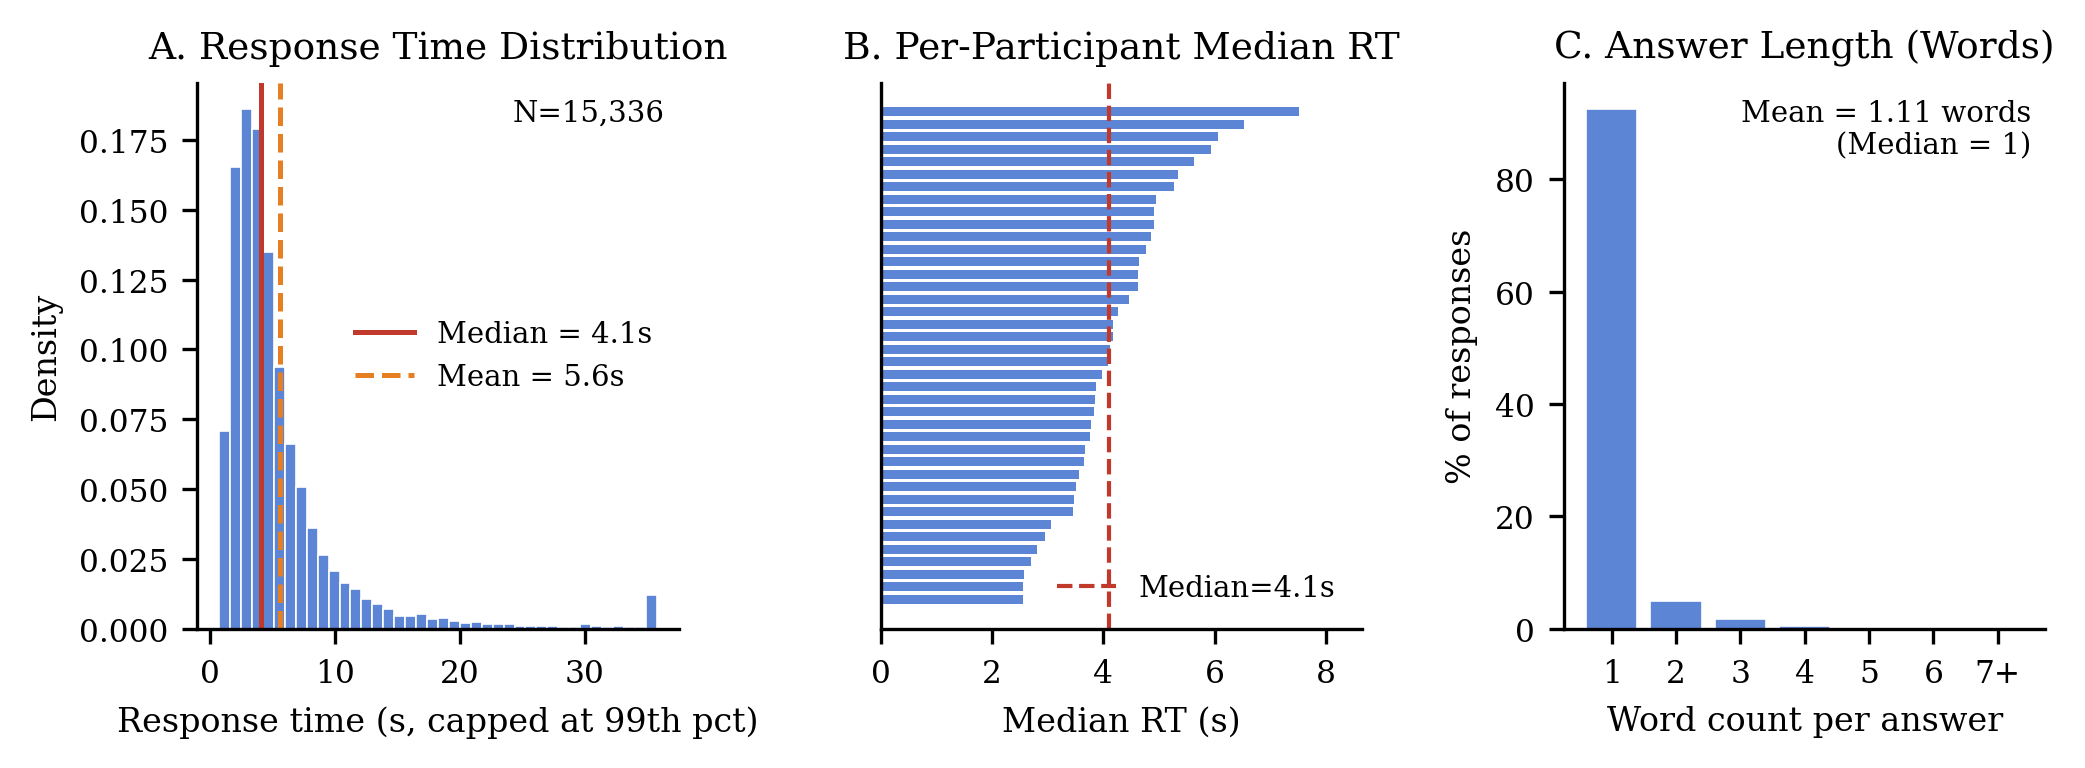

The script that saved this image:
"""
Human participant statistics figures for supplementary.

Figure 1 — human_study_statistics.png (panels A–C):
  A. Response time distribution
  B. Per-participant median RT (sorted)
  C. Answer length (word count) distribution

Figure 2 — human_study_statistics_conf.png (panels D–F):
  D. Confidence rating distribution by variant
  E. Soft abstention rate by variant
  F. Per-participant mean confidence (sorted)
"""

from pathlib import Path
import json, re
import numpy as np
import pandas as pd
import matplotlib.pyplot as plt
import matplotlib.gridspec as gridspec

import sys
ROOT = Path(__file__).resolve().parents[2]
sys.path.insert(0, str(ROOT / "analysis"))
HUMAN_DIR = ROOT / "evaluation" / "humans" / "by_participant"
OUT_DIR = Path(__file__).parent
OUT_DIR.mkdir(parents=True, exist_ok=True)

plt.rcParams.update({
    "font.family": "serif",
    "font.serif": ["Times New Roman", "Times", "DejaVu Serif"],
    "font.size": 9,
    "axes.titlesize": 9,
    "axes.labelsize": 8,
    "xtick.labelsize": 7.5,
    "ytick.labelsize": 7.5,
    "legend.fontsize": 7.5,
    "figure.dpi": 300,
    "axes.linewidth": 0.8,
    "axes.spines.top": False,
    "axes.spines.right": False,
})

VARIANT_ORDER = ["C", "B", "A"]
VARIANT_LABELS = {"C": "C (Original)", "B": "B (Weaker)", "A": "A (Pronominalized)"}
from utils.constants import VARIANT_COLORS

BAR_BLUE = "#5c85d6"

# ── Load all responses ─────────────────────────────────────────────────────────
records = []
for fpath in sorted(HUMAN_DIR.glob("*.json")):
    d = json.load(open(fpath))
    pid = d.get("code", fpath.stem)
    for ans in d.get("answers", []):
        records.append({
            "participant": pid,
            "variant": ans["variant"],
            "response": ans["answer_text"],
            "confidence": ans["confidence"],
            "time_ms": ans["time_spent_ms"],
        })

df = pd.DataFrame(records)
df["resp"] = df["response"].fillna("").str.strip().str.lower()
df["word_count"] = df["resp"].str.split().str.len().fillna(0).astype(int)

SOFT_RE = re.compile(
    r"\b(don'?t know|cannot|can'?t tell|no idea|not sure|unsure|"
    r"unknown|unanswerable|nothing|nowhere|none|idk|n/a)\b|^(idk|dk|na|-)$",
    re.IGNORECASE,
)
df["soft_abstain"] = df["resp"].apply(lambda s: bool(SOFT_RE.search(s)))

p99 = df["time_ms"].quantile(0.99)
df["time_s_cap"] = df["time_ms"].clip(upper=p99) / 1000

pp = df.groupby("participant").agg(
    median_rt=("time_s_cap", "median"),
    mean_conf=("confidence", "mean"),
).reset_index().sort_values("median_rt")


# ══════════════════════════════════════════════════════════════════════════════
# Figure 1: Response Time + Answer Length (panels A–C)
# ══════════════════════════════════════════════════════════════════════════════
fig1, axes1 = plt.subplots(1, 3, figsize=(7.0, 2.6),
                           gridspec_kw={"wspace": 0.42, "left": 0.09,
                                        "right": 0.97, "top": 0.88, "bottom": 0.18})

# A: Response time distribution
ax_a = axes1[0]
ax_a.hist(df["time_s_cap"], bins=40, color=BAR_BLUE, edgecolor="white",
          linewidth=0.4, density=True)
ax_a.axvline(df["time_s_cap"].median(), color="#c0392b", lw=1.2,
             label=f"Median = {df['time_s_cap'].median():.1f}s")
ax_a.axvline(df["time_s_cap"].mean(), color="#e67e22", lw=1.2, ls="--",
             label=f"Mean = {df['time_s_cap'].mean():.1f}s")
ax_a.set_xlabel("Response time (s, capped at 99th pct)")
ax_a.set_ylabel("Density")
ax_a.set_title("A. Response Time Distribution")
ax_a.legend(frameon=False, fontsize=7)
ax_a.text(0.97, 0.97, f"N={len(df):,}", transform=ax_a.transAxes,
          ha="right", va="top", fontsize=7)

# B: Per-participant median RT
ax_b = axes1[1]
y_pos = np.arange(len(pp))
ax_b.barh(y_pos, pp["median_rt"].values, color=BAR_BLUE,
          edgecolor="none", height=0.7)
ax_b.set_yticks([])
ax_b.set_xlabel("Median RT (s)")
ax_b.set_title("B. Per-Participant Median RT")
ax_b.axvline(pp["median_rt"].median(), color="#c0392b", lw=1.0, ls="--",
             label=f"Median={pp['median_rt'].median():.1f}s")
ax_b.legend(frameon=False, fontsize=7)
ax_b.set_xlim(0, pp["median_rt"].max() * 1.15)

# C: Word count distribution
ax_c = axes1[2]
wc_counts = df["word_count"].value_counts().sort_index()
wc_pct = wc_counts / wc_counts.sum() * 100
top_bins = wc_pct[wc_pct.index <= 6]
rest = wc_pct[wc_pct.index > 6].sum()
xs = list(top_bins.index) + [7]
ys = list(top_bins.values) + [rest]
xlabels = [str(x) for x in top_bins.index] + ["7+"]
ax_c.bar(range(len(xs)), ys, color=BAR_BLUE, edgecolor="white", linewidth=0.4)
ax_c.set_xticks(range(len(xs)))
ax_c.set_xticklabels(xlabels)
ax_c.set_xlabel("Word count per answer")
ax_c.set_ylabel("% of responses")
ax_c.set_title("C. Answer Length (Words)")
mean_wc = df["word_count"].mean()
ax_c.text(0.97, 0.97, f"Mean = {mean_wc:.2f} words\n(Median = 1)",
          transform=ax_c.transAxes, ha="right", va="top", fontsize=7)

out1 = OUT_DIR / "human_study_statistics.png"
fig1.savefig(out1, dpi=300, bbox_inches="tight")
plt.close(fig1)
print(f"Saved: {out1}")


# ══════════════════════════════════════════════════════════════════════════════
# Figure 2: Confidence + Abstention (panels D–F)
# ══════════════════════════════════════════════════════════════════════════════
fig2, axes2 = plt.subplots(1, 3, figsize=(7.0, 2.6),
                           gridspec_kw={"wspace": 0.42, "left": 0.09,
                                        "right": 0.97, "top": 0.88, "bottom": 0.18})

# D: Confidence distribution by variant
ax_d = axes2[0]
conf_levels = sorted(df["confidence"].unique())
width = 0.25
offsets = [-0.25, 0, 0.25]
for offset, vk in zip(offsets, VARIANT_ORDER):
    sub = df[df["variant"] == vk]
    counts = sub["confidence"].value_counts(normalize=True).reindex(conf_levels, fill_value=0) * 100
    ax_d.bar([c + offset for c in conf_levels], counts.values,
             width=width, label=VARIANT_LABELS[vk], color=VARIANT_COLORS[vk],
             edgecolor="white", linewidth=0.3, alpha=0.9)
ax_d.set_xlabel("Confidence level (1–5)")
ax_d.set_ylabel("% of responses")
ax_d.set_title("D. Confidence by Variant")
ax_d.set_xticks(conf_levels)
ax_d.legend(frameon=False, fontsize=6.5)

# E: Soft abstention rate by variant
ax_e = axes2[1]
abst_by_v = df.groupby("variant")["soft_abstain"].mean() * 100
abst_by_v = abst_by_v.reindex(VARIANT_ORDER)
ax_e.bar(VARIANT_ORDER, abst_by_v.values,
         color=[VARIANT_COLORS[v] for v in VARIANT_ORDER],
         edgecolor="white", linewidth=0.4)
ax_e.set_xlabel("Variant")
ax_e.set_ylabel("Soft abstention rate (%)")
ax_e.set_title("E. Soft Abstention Rate")
overall_abst = df["soft_abstain"].mean() * 100
ax_e.text(0.5, 0.92, f"Overall: {overall_abst:.2f}%",
          transform=ax_e.transAxes, ha="center", va="top", fontsize=7.5,
          color="#c0392b")
for i, (v, val) in enumerate(zip(VARIANT_ORDER, abst_by_v.values)):
    ax_e.text(i, val + 0.002, f"{val:.2f}%", ha="center", va="bottom", fontsize=7)
ax_e.set_ylim(0, max(abst_by_v.values) * 3.5)

# F: Per-participant mean confidence (sorted)
ax_f = axes2[2]
pp_conf = df.groupby("participant")["confidence"].mean().sort_values().values
ax_f.bar(range(len(pp_conf)), pp_conf, color=BAR_BLUE,
         edgecolor="none", width=0.8)
ax_f.axhline(pp_conf.mean(), color="#c0392b", lw=1.0, ls="--",
             label=f"Mean = {pp_conf.mean():.2f}")
ax_f.set_xlabel("Participant (sorted by mean conf.)")
ax_f.set_ylabel("Mean confidence (1–5)")
ax_f.set_title("F. Per-Participant Confidence")
ax_f.set_xticks([])
ax_f.legend(frameon=False, fontsize=7)
ax_f.set_ylim(1, 5)

out2 = OUT_DIR / "human_study_statistics_conf.png"
fig2.savefig(out2, dpi=300, bbox_inches="tight")
plt.close(fig2)
print(f"Saved: {out2}")

# ── Print summary stats ────────────────────────────────────────────────────────
print(f"\n=== Summary ===")
print(f"N responses: {len(df):,}  |  Participants: {df['participant'].nunique()}")
print(f"Median RT: {df['time_s_cap'].median():.1f}s  |  Mean RT: {df['time_s_cap'].mean():.1f}s")
print(f"Soft abstention overall: {overall_abst:.3f}%")
print(f"  By variant: C={abst_by_v['C']:.3f}%  B={abst_by_v['B']:.3f}%  A={abst_by_v['A']:.3f}%")
print(f"Mean word count: {df['word_count'].mean():.2f}  |  1-word responses: {(df['word_count']==1).mean()*100:.1f}%")
print(f"Mean confidence: {df['confidence'].mean():.2f}  |  Std: {df['confidence'].std():.2f}")
